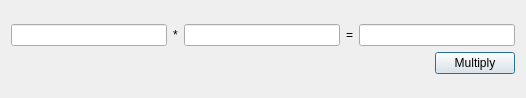
<?xml version="1.0" encoding="UTF-8"?>
<ui version="4.0">
 <class>multiplyDialog</class>
 <widget class="QDialog" name="multiplyDialog">
  <property name="geometry">
   <rect>
    <x>0</x>
    <y>0</y>
    <width>526</width>
    <height>98</height>
   </rect>
  </property>
  <property name="windowTitle">
   <string>Multiply</string>
  </property>
  <layout class="QVBoxLayout" name="verticalLayout_2">
   <item>
    <layout class="QVBoxLayout" name="verticalLayout">
     <item>
      <layout class="QHBoxLayout" name="horizontalLayout">
       <item>
        <widget class="QLineEdit" name="lineEdit"/>
       </item>
       <item>
        <widget class="QLabel" name="label">
         <property name="text">
          <string>*</string>
         </property>
        </widget>
       </item>
       <item>
        <widget class="QLineEdit" name="lineEdit_2"/>
       </item>
       <item>
        <widget class="QLabel" name="label_2">
         <property name="text">
          <string>=</string>
         </property>
        </widget>
       </item>
       <item>
        <widget class="QLineEdit" name="lineEdit_3"/>
       </item>
      </layout>
     </item>
     <item>
      <layout class="QHBoxLayout" name="horizontalLayout_2">
       <item>
        <spacer name="horizontalSpacer">
         <property name="orientation">
          <enum>Qt::Horizontal</enum>
         </property>
         <property name="sizeHint" stdset="0">
          <size>
           <width>40</width>
           <height>20</height>
          </size>
         </property>
        </spacer>
       </item>
       <item>
        <widget class="QPushButton" name="pushButton_multiply">
         <property name="text">
          <string>Multiply</string>
         </property>
        </widget>
       </item>
      </layout>
     </item>
    </layout>
   </item>
  </layout>
 </widget>
 <resources/>
 <connections/>
</ui>
